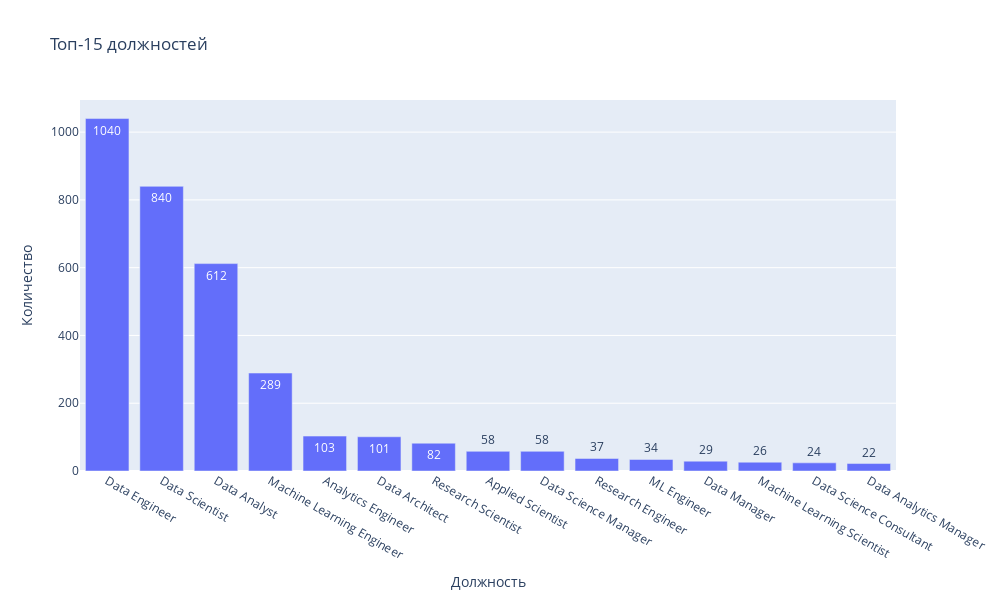

The notebook cell this image was saved under:
### Markdown cell above
Посмотрим на топ-15 наиболее популярных должностей

### Code cell
top15_job_title = df['job_title'].value_counts()[:15]

fig = px.bar(x = top15_job_title.index, y=top15_job_title.values,
             text = top15_job_title.values, title='Топ-15 должностей', width=1000, height=600)

fig.update_layout(xaxis_title='Должность', yaxis_title='Количество')
fig.show()

### Figure 1 — Plotly figure (JSON) as saved in the notebook; plotly's stock layout.template omitted (floating-point values rounded to 4 significant figures)
{"data": [{"alignmentgroup": "True", "hovertemplate": "x=%{x}<br>y=%{y}<br>text=%{text}<extra></extra>", "legendgroup": "", "marker": {"color": "#636efa", "pattern": {"shape": ""}}, "name": "", "offsetgroup": "", "orientation": "v", "showlegend": false, "text": [1040, 840, 612, 289, 103, 101, 82, 58, 58, 37, 34, 29, 26, 24, 22], "textposition": "auto", "type": "bar", "x": ["Data Engineer", "Data Scientist", "Data Analyst", "Machine Learning Engineer", "Analytics Engineer", "Data Architect", "Research Scientist", "Applied Scientist", "Data Science Manager", "Research Engineer", "ML Engineer", "Data Manager", "Machine Learning Scientist", "Data Science Consultant", "Data Analytics Manager"], "xaxis": "x", "y": [1040, 840, 612, 289, 103, 101, 82, 58, 58, 37, 34, 29, 26, 24, 22], "yaxis": "y"}], "layout": {"barmode": "relative", "height": 600, "legend": {"tracegroupgap": 0}, "title": {"text": "Топ-15 должностей"}, "width": 1000, "xaxis": {"anchor": "y", "domain": [0, 1], "title": {"text": "Должность"}}, "yaxis": {"anchor": "x", "domain": [0, 1], "title": {"text": "Количество"}}}}
